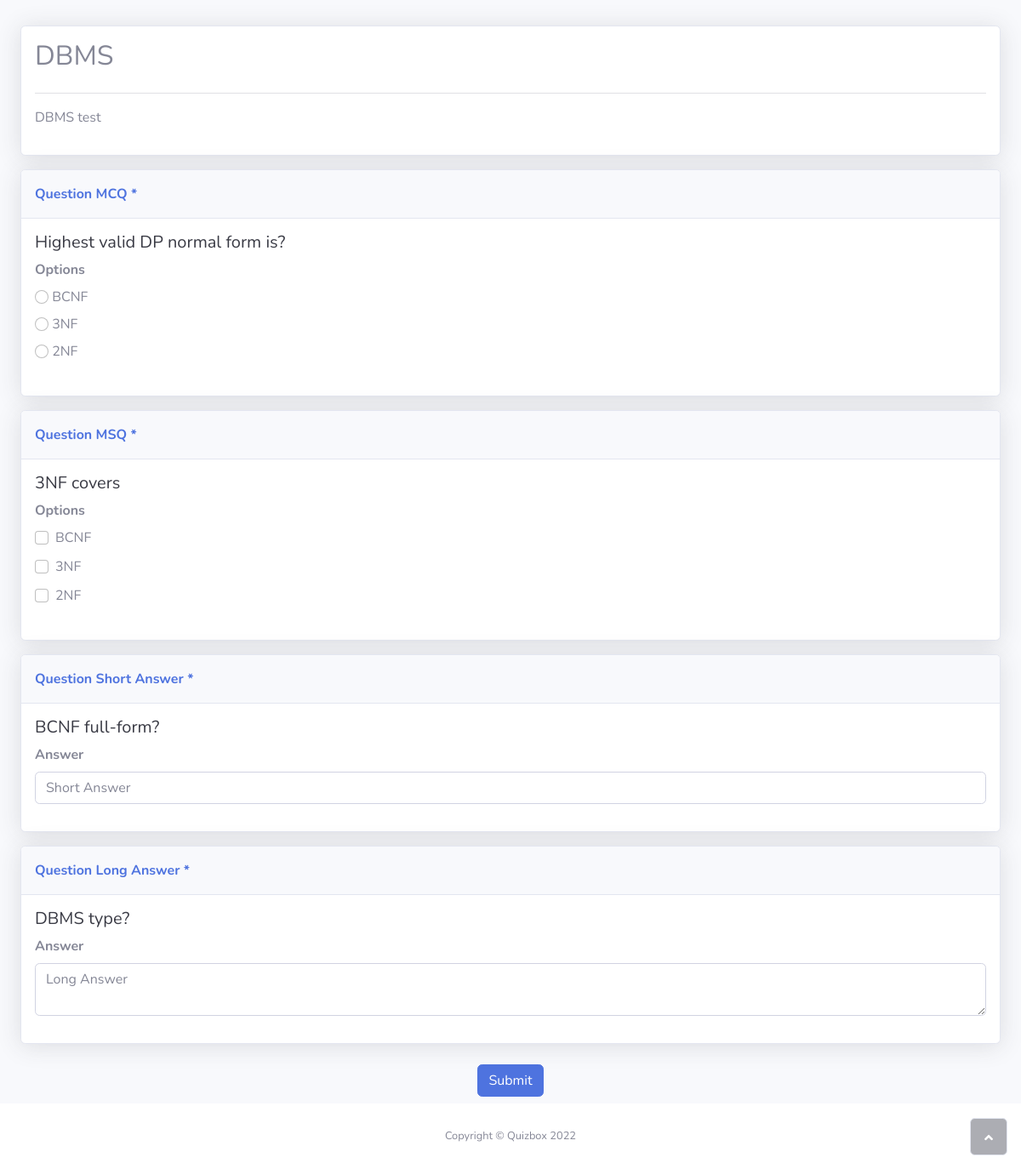
Page /52be541e770b495cb9e9d72f78656e/view_exam on the earlier database version.
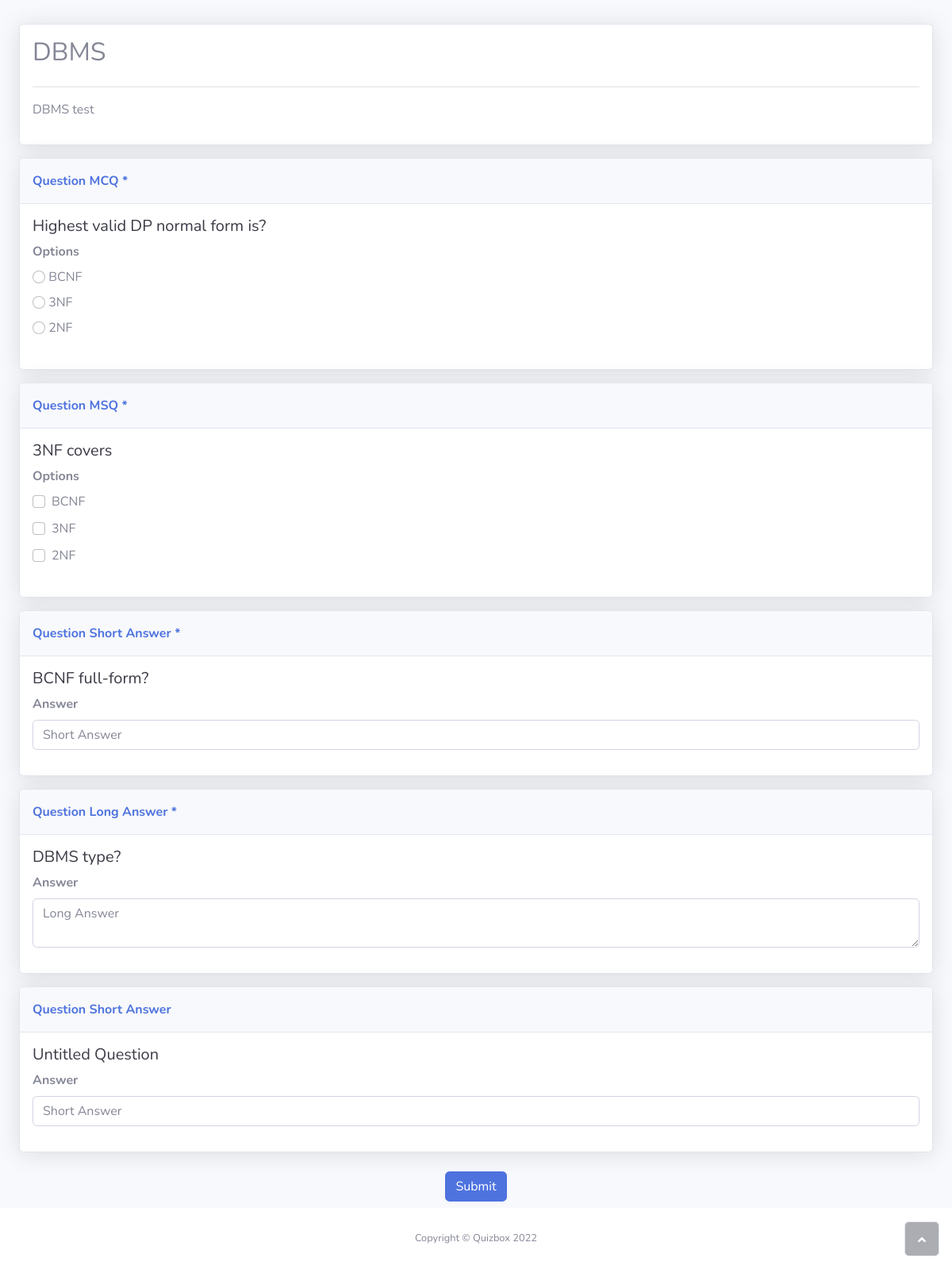
Same page on the later database version.
### forms/models.py (models this page shows)
class Exam(models.Model):
    uuid = models.CharField(max_length=30)
    title = models.CharField(max_length=100)
    desc = models.CharField(max_length=300)
    owner = models.ForeignKey(User,on_delete=models.CASCADE,related_name="owner")
    email = models.EmailField(null=True)
    questions = models.ManyToManyField(Question, related_name="questions")
    is_publish = models.BooleanField(default=False)
    view_score = models.BooleanField(default=False)
    createdAt = models.DateTimeField(auto_now_add=True)
    updatedAt = models.DateTimeField(auto_now=True)

class Question(models.Model):
    ques = models.CharField(max_length=1000)
    req = models.BooleanField(default=False)
    key = models.CharField(max_length=1000,null=True)
    q_type = models.CharField(max_length=30)
    options = models.ManyToManyField(Options,related_name="options")
    points = models.IntegerField(null=True)

class Options(models.Model):
    optn = models.CharField(max_length=1000)
    is_correct = models.BooleanField(default=False)

### forms/views.py (the view)
# urls.py: path('<str:id>/view_exam',views.view_exam,name='view_exam'),
def view_exam(request,id):
    form = Exam.objects.filter(uuid=id)
    if form.count() == 0:
        return HttpResponse("exam form not found")
    else:
        form = form[0]
    return render(request,"view_exam.html",context={"form":form})

### templates/view_exam.html (shortened to what this page needs)
{% load static %}
<!DOCTYPE html>
<html>
<head>
    <link rel="stylesheet" href="{% static 'bootstrap/css/bootstrap.min.css' %}">
	<link rel="stylesheet" href="{% static 'css/style.css' %}">
    <link rel="stylesheet" href="https://use.fontawesome.com/releases/v5.12.0/css/all.css">
    <link rel="stylesheet" href="{% static 'css/styles.min.css' %}">
</head>
<body id="page-top">
<div id="wrapper">
        <div class="d-flex flex-column" id="content-wrapper">
            <div id="content">
                <div class="container-fluid justify-content-between" style="margin-bottom: 16px; margin-top:30px;">
                    <div class="card shadow mb-3">
                        <div class="card-body">
                                <div class="row">
                                    <h2 class="form-title">{{form.title}}</h2>
                                </div>
                                <hr>
                                <div class="row">
                                    <p>{{form.desc}}</p>
                                </div>
                        </div>
                    </div>
                </div>
            </div>
            <div class="container-fluid">
                <form action="{% url 'submit_exam' form.uuid %}" method="POST" autocomplete="off">
                <div class="row main-container">
                    <div class="col">
                        {% for question in form.questions.all %}
                        <div class="card shadow mb-3 question" data-id="{{question.id}}">
                            <div class="card-header py-3">
                                <p class="text-primary m-0 fw-bold">Question
                                    {% if question.q_type == "sa" %}
                                    Short Answer
                                    {% elif question.q_type == "la" %}
                                    Long Answer
                                    {% elif question.q_type == "mcq" %}
                                    MCQ
                                    {% elif question.q_type == "msq" %}
                                    MSQ
                                    {% endif %}
                                    {% if question.req %}
                                    <span class="require-star">*</span>{% endif %}
                                </p>
                            </div>
                            <div class="card-body">
                                    <div class="row">
                                        <div class="col">
                                            <h5 class="text-dark">{{question.ques}}</h3>
                                        </div>
                                    </div>
                                    {% if question.q_type == "sa" %}
                                    <div class="row">
                                        <div class="col">
                                            <div class="mb-3 answer">
                                            <label class="form-label"><strong>Answer</strong><br></label>
                                            <input class="form-control short-answer" name="{{question.id}}"
                                            type="text" placeholder="Short Answer" ></div>
                                        </div>
                                    </div>
                                    {% elif question.q_type == "la" %}
                                    <div class="row">
                                        <div class="col">
                                            <div class="mb-3 answer">
                                                <label class="form-label" for="">
                                                <strong>Answer</strong><br></label>
                                                <textarea class="form-control long-answer" name="{{question.id}}"
                                                placeholder="Long Answer"></textarea></div>
                                        </div>
                                    </div>
                                    {% elif question.q_type == "mcq" %}
                                    <div class="row">
                                        <div class="col">
                                            <div class="mb-3 choices" data-id="{{question.id}}">
                                                <label class="form-label" for=""><strong>Options</strong><br></label>
                                                {%for choice in question.options.all %}
                                                <div class="form-checkd-flex">
                                                    <input class="form-check-input" id="{{choice.id}}" name="{{question.id}}" id="{{choice.id}}"
                                                    value="{{choice.id}}" type="radio" >
                                                    <label class="form-label" for="{{choice.id}}">{{choice.optn}}</label>
                                                </div>
                                                {% endfor %}
                                        </div>
                                        </div>
                                    </div>
                                    {% elif question.q_type == "msq" %}
                                    <div class="row">
                                        <div class="col">
                                            <div class="mb-3 choices" data-id="{{question.id}}">
                                                <label class="form-label" for=""><strong>Options</strong><br></label>
                                                {%for choice in question.options.all %}
                                                <div class="form-check">
                                                    <input class="form-check-input" name="{{question.id}}" id="{{choice.id}}"
                                                     value="{{choice.id}}" type="checkbox" >
                                                    <label class="form-label" for="{{choice.id}}">{{choice.optn}}</label>
                                                </div>
                                                {% endfor %}
                                        </div>
                                        </div>
                                    </div>
                                    {% endif %}
                            </div>
                        </div>
                        {% endfor %}
                    </div>
                </div>
            </div>
            <div class="text-center my-2">
                <input class="btn btn-primary" type="submit" value="Submit">
              </div>
            <footer class="bg-white sticky-footer">
                <div class="container my-auto">
                    <div class="text-center my-auto copyright"><span>Copyright © Quizbox 2022</span></div>
                </div>
            </footer>
        </div>
        <a class="border rounded d-inline scroll-to-top" href="#page-top"><i class="fas fa-angle-up"></i></a>
    </div>
</body>
</html>

Differences in the rows shown:
added Question: q_type "Short Answer", ques "Untitled Question"
